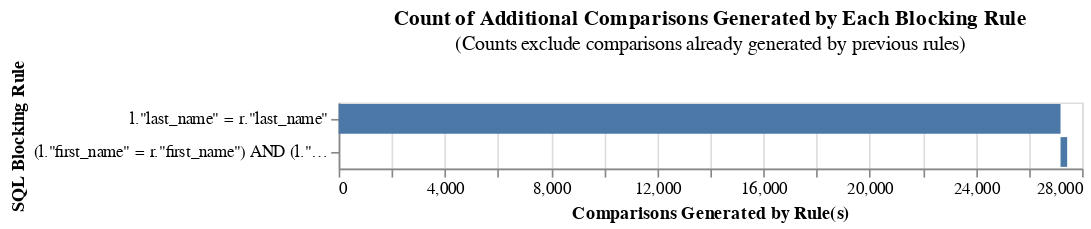

The code cell stored with this chart in its notebook:
### Code cell
from splink import block_on
from splink.blocking_analysis import (
    cumulative_comparisons_to_be_scored_from_blocking_rules_chart,
)

blocking_rules_for_analysis = [
    block_on("last_name"),
    block_on("first_name", "residence"),

]

cumulative_comparisons_to_be_scored_from_blocking_rules_chart(
    table_or_tables=box_two_df,
    blocking_rules=blocking_rules_for_analysis,
    db_api=db_api,
    link_type="dedupe_only",
)

### Figure 1 — Vega-Lite specification as saved in the notebook (floating-point values rounded to 4 significant figures)
{"config": {"view": {"continuousWidth": 300, "continuousHeight": 300}}, "data": {"name": "data-21d7d3a01e9afa91a3afffd5618537bf"}, "mark": "bar", "encoding": {"order": {"field": "cumulative_rows"}, "tooltip": [{"field": "blocking_rule", "title": "SQL Condition", "type": "nominal"}, {"field": "row_count", "format": ",", "title": "Comparisons Generated", "type": "quantitative"}, {"field": "cumulative_rows", "format": ",", "title": "Cumulative Comparisons", "type": "quantitative"}, {"field": "cartesian", "format": ",", "title": "Total comparisons in Cartesian product", "type": "quantitative"}], "x": {"field": "start", "title": "Comparisons Generated by Rule(s)", "type": "quantitative"}, "x2": {"field": "cumulative_rows"}, "y": {"field": "blocking_rule", "sort": ["-x2"], "title": "SQL Blocking Rule"}}, "height": {"step": 20}, "title": {"text": "Count of Additional Comparisons Generated by Each Blocking Rule", "subtitle": "(Counts exclude comparisons already generated by previous rules)"}, "width": 450, "$schema": "https://vega.github.io/schema/vega-lite/v5.9.3.json", "datasets": {"data-21d7d3a01e9afa91a3afffd5618537bf": [{"blocking_rule": "l.\"last_name\" = r.\"last_name\"", "row_count": 27189, "cumulative_rows": 27189, "cartesian": 49995000, "match_key": "0", "start": 0}, {"blocking_rule": "(l.\"first_name\" = r.\"first_name\") AND (l.\"residence\" = r.\"residence\")", "row_count": 250, "cumulative_rows": 27439, "cartesian": 49995000, "match_key": "1", "start": 27189}]}}
